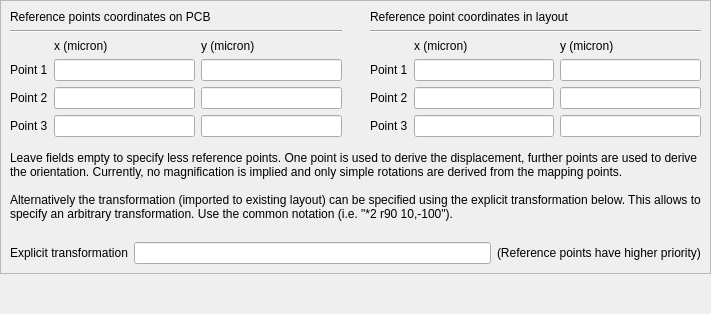
     <widget class="QWidget" name="page_6" >
      <layout class="QVBoxLayout" >
       <property name="margin" >
        <number>0</number>
       </property>
       <property name="spacing" >
        <number>6</number>
       </property>
       <item>
        <widget class="QFrame" name="frame_5" >
         <property name="frameShape" >
          <enum>QFrame::StyledPanel</enum>
         </property>
         <property name="frameShadow" >
          <enum>QFrame::Plain</enum>
         </property>
         <layout class="QGridLayout" >
          <property name="margin" >
           <number>9</number>
          </property>
          <property name="spacing" >
           <number>6</number>
          </property>
          <item row="3" column="5" >
           <widget class="QLineEdit" name="layout_x1_le" />
          </item>
          <item row="5" column="2" >
           <widget class="QLineEdit" name="pcb_y3_le" />
          </item>
          <item row="3" column="4" >
           <widget class="QLabel" name="label_22" >
            <property name="text" >
             <string>Point 1</string>
            </property>
           </widget>
          </item>
          <item row="2" column="6" >
           <widget class="QLabel" name="label_24" >
            <property name="text" >
             <string>y (micron)</string>
            </property>
           </widget>
          </item>
          <item row="0" column="0" colspan="3" >
           <widget class="QLabel" name="label_17" >
            <property name="text" >
             <string>Reference points coordinates on PCB</string>
            </property>
           </widget>
          </item>
          <item row="4" column="2" >
           <widget class="QLineEdit" name="pcb_y2_le" />
          </item>
          <item row="5" column="4" >
           <widget class="QLabel" name="Point 3" >
            <property name="text" >
             <string>Point 3</string>
            </property>
           </widget>
          </item>
          <item row="4" column="5" >
           <widget class="QLineEdit" name="layout_x2_le" />
          </item>
          <item row="0" column="4" colspan="3" >
           <widget class="QLabel" name="label_18" >
            <property name="text" >
             <string>Reference point coordinates in layout</string>
            </property>
           </widget>
          </item>
          <item row="5" column="5" >
           <widget class="QLineEdit" name="layout_x3_le" />
          </item>
          <item row="5" column="6" >
           <widget class="QLineEdit" name="layout_y3_le" />
          </item>
          <item row="2" column="5" >
           <widget class="QLabel" name="label_23" >
            <property name="text" >
             <string>x (micron)</string>
            </property>
           </widget>
          </item>
          <item row="1" column="0" colspan="3" >
           <widget class="Line" name="line_2" >
            <property name="orientation" >
             <enum>Qt::Horizontal</enum>
            </property>
           </widget>
          </item>
          <item row="4" column="0" >
           <widget class="QLabel" name="label_25" >
            <property name="text" >
             <string>Point 2</string>
            </property>
           </widget>
          </item>
          <item row="4" column="1" >
           <widget class="QLineEdit" name="pcb_x2_le" />
          </item>
          <item row="5" column="0" >
           <widget class="QLabel" name="label_26" >
            <property name="text" >
             <string>Point 3</string>
            </property>
           </widget>
          </item>
          <item row="3" column="0" >
           <widget class="QLabel" name="label_21" >
            <property name="text" >
             <string>Point 1</string>
            </property>
           </widget>
          </item>
          <item row="5" column="1" >
           <widget class="QLineEdit" name="pcb_x3_le" />
          </item>
          <item row="3" column="2" >
           <widget class="QLineEdit" name="pcb_y1_le" />
          </item>
          <item row="1" column="4" colspan="3" >
           <widget class="Line" name="line_3" >
            <property name="orientation" >
             <enum>Qt::Horizontal</enum>
            </property>
           </widget>
          </item>
          <item row="3" column="1" >
           <widget class="QLineEdit" name="pcb_x1_le" />
          </item>
          <item row="2" column="2" >
           <widget class="QLabel" name="label_20" >
            <property name="text" >
             <string>y (micron)</string>
            </property>
           </widget>
          </item>
          <item row="2" column="1" >
           <widget class="QLabel" name="label_19" >
            <property name="text" >
             <string>x (micron)</string>
            </property>
           </widget>
          </item>
          <item row="4" column="4" >
           <widget class="QLabel" name="label_27" >
            <property name="text" >
             <string>Point 2</string>
            </property>
           </widget>
          </item>
          <item row="4" column="6" >
           <widget class="QLineEdit" name="layout_y2_le" />
          </item>
          <item row="3" column="6" >
           <widget class="QLineEdit" name="layout_y1_le" />
          </item>
          <item rowspan="6" row="0" column="3" >
           <spacer>
            <property name="orientation" >
             <enum>Qt::Horizontal</enum>
            </property>
            <property name="sizeType" >
             <enum>QSizePolicy::Fixed</enum>
            </property>
            <property name="sizeHint" >
             <size>
              <width>16</width>
              <height>20</height>
             </size>
            </property>
           </spacer>
          </item>
          <item row="6" column="0" colspan="7" >
           <spacer>
            <property name="orientation" >
             <enum>Qt::Vertical</enum>
            </property>
            <property name="sizeType" >
             <enum>QSizePolicy::Fixed</enum>
            </property>
            <property name="sizeHint" >
             <size>
              <width>691</width>
              <height>8</height>
             </size>
            </property>
           </spacer>
          </item>
          <item row="8" column="0" colspan="7" >
           <spacer>
            <property name="orientation" >
             <enum>Qt::Vertical</enum>
            </property>
            <property name="sizeType" >
             <enum>QSizePolicy::Fixed</enum>
            </property>
            <property name="sizeHint" >
             <size>
              <width>20</width>
              <height>15</height>
             </size>
            </property>
           </spacer>
          </item>
          <item row="9" column="0" colspan="7" >
           <widget class="QFrame" name="frame_6" >
            <property name="frameShape" >
             <enum>QFrame::NoFrame</enum>
            </property>
            <property name="frameShadow" >
             <enum>QFrame::Raised</enum>
            </property>
            <layout class="QHBoxLayout" >
             <property name="margin" >
              <number>0</number>
             </property>
             <property name="spacing" >
              <number>6</number>
             </property>
             <item>
              <widget class="QLabel" name="label_30" >
               <property name="text" >
                <string>Explicit transformation</string>
               </property>
              </widget>
             </item>
             <item>
              <widget class="QLineEdit" name="explicit_trans_le" >
               <property name="toolTip" >
                <string>Examples: "r90", "m45", "r90 (2000,-5000)"</string>
               </property>
              </widget>
             </item>
             <item>
              <widget class="QLabel" name="label_31" >
               <property name="text" >
                <string>(Reference points have higher priority)</string>
               </property>
              </widget>
             </item>
            </layout>
           </widget>
          </item>
          <item row="7" column="0" colspan="7" >
           <widget class="QLabel" name="label_29" >
            <property name="text" >
             <string>Leave fields empty to specify less reference points. One point is used to derive the displacement, further points are used to derive the orientation. Currently, no magnification is implied and only simple rotations are derived from the mapping points.

Alternatively the transformation (imported to existing layout) can be specified using the explicit transformation below. This allows to specify an arbitrary transformation. Use the common notation (i.e. "*2 r90 10,-100").</string>
            </property>
            <property name="wordWrap" >
             <bool>true</bool>
            </property>
           </widget>
          </item>
         </layout>
        </widget>
       </item>
       <item>
        <spacer>
         <property name="orientation" >
          <enum>Qt::Vertical</enum>
         </property>
         <property name="sizeHint" >
          <size>
           <width>20</width>
           <height>40</height>
          </size>
         </property>
        </spacer>
       </item>
      </layout>
     </widget>
